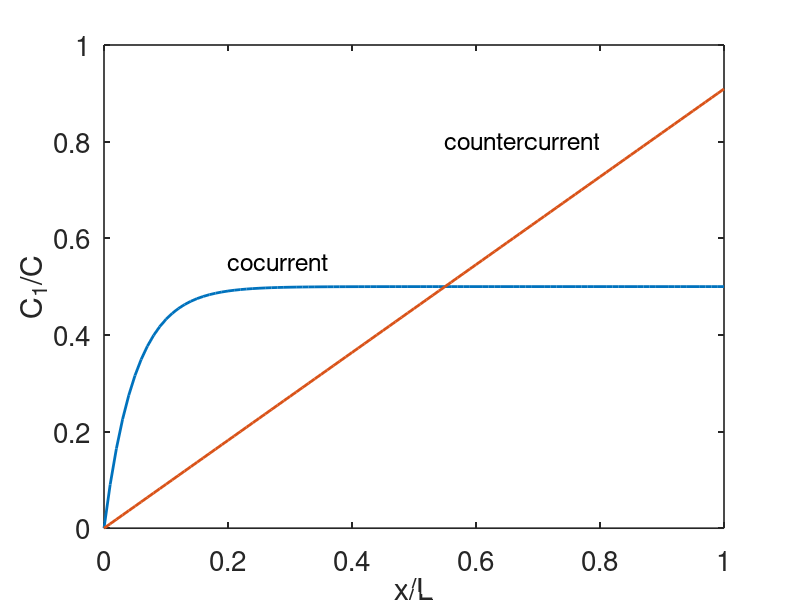

Here is the MATLAB script that generated this plot:

%    -------------------------------------------------------------------
%
%     Co-current/countercurrent comparison.
%
%     For Chapter 17, Section 17.2 of
%     Keener and Sneyd, Mathematical Physiology, 3rd Edition, Springer.
%
%     Written by James Keener and James Sneyd.
%
%    -------------------------------------------------------------------

clear all; close all; clc;
set(0,                           ...
   'defaultaxesfontsize', 20,   ...
   'defaultaxeslinewidth', 1.2, ...
   'defaultlinelinewidth', 2.0); 


alpha = 10;
x = [0:.01:1];

Cco = (1-exp(-2*alpha*x))/2;
Ccount = alpha*x/(1+alpha);

figure(1)
plot(x,Cco,x,Ccount)
xlabel('x/L')
ylabel('C_1/C')
text(.2,.55,'cocurrent','fontsize',18)
text(.55,.8,'countercurrent','fontsize',18)
